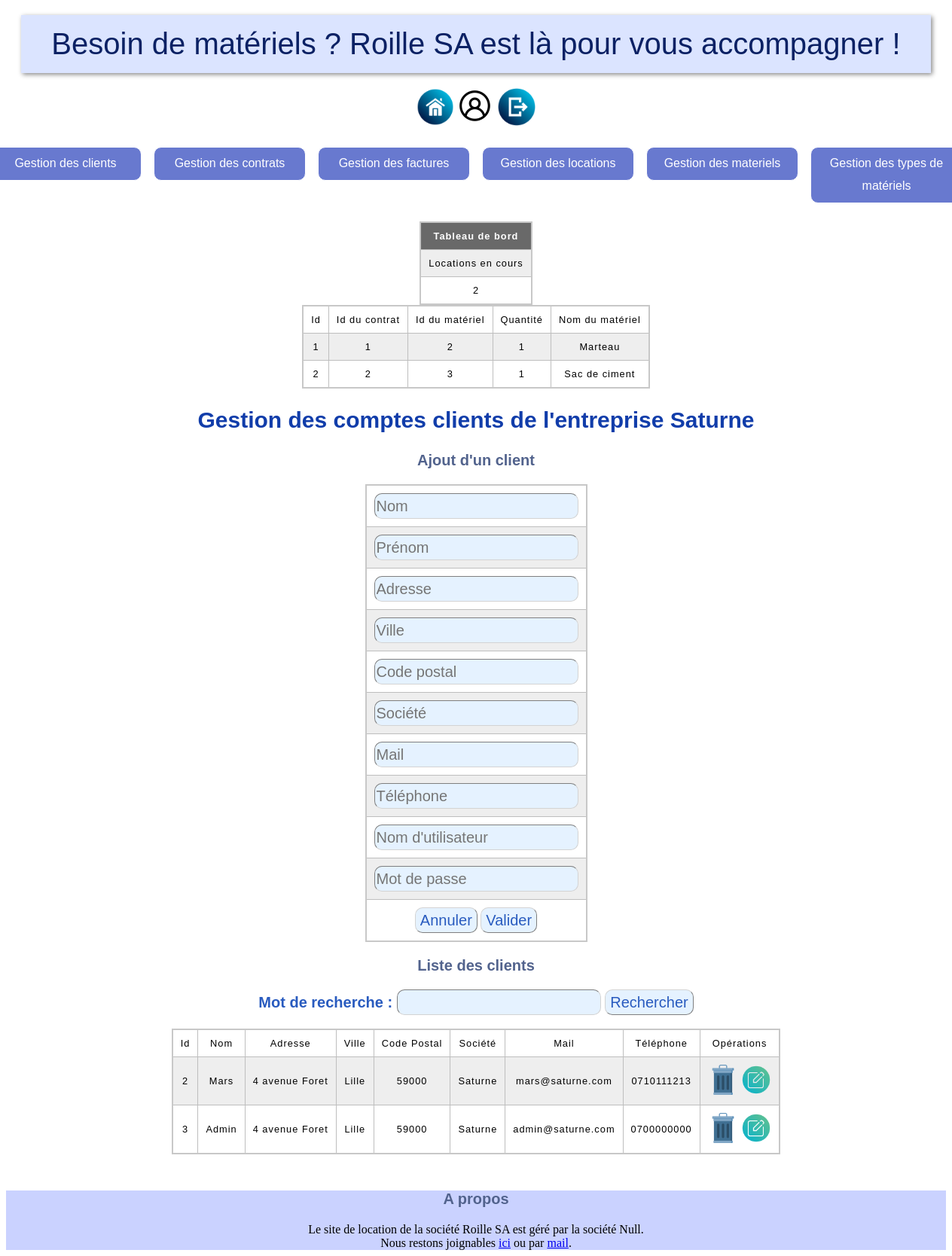
The page /index.php?page=admin&tab=clients (signed in) on the database its author committed.
### tables this page shows
create table client(
	idC int(4) not null auto_increment,
	nom varchar(25),
	prenom varchar(50),
	adresse varchar(30),
	ville varchar(20),
	cp varchar(5),
	societe varchar(30),
	mail varchar(40),
	tel varchar(10),
	username varchar(100),
    mdp varchar(255),
    role enum("superadmin","admin","user") default "user",
	primary key (idC)
);

### controleur/config_bdd.php (called while the page is built)
<?php
    $serveur = "localhost";
    $bdd = "roille_sa";
    $user = "root";
    $mdp = "";
?>

### modele/modele.class.php (called while the page is built, shortened)
<?php
class Controleur
{
    private $unPdo, $uneTable;
    public function __construct($serveur, $bdd, $user, $mdp){
        $this->unPdo= null;
        try {
            $this->unPdo = new PDO("mysql:host=".$serveur.";dbname=".$bdd, $user, $mdp);
        } catch (PDOException $exp) {
            echo "Erreur de connexion : " . $exp ->getMessage();
        }
    }
    public function selectAll()
    {
        $requete = "select * from " . $this->uneTable . ";";
        $select = $this->unPdo->prepare($requete);
        $select->execute();
        return $select->fetchAll();
    }
    public function setTable($uneTable)
    {
        $this->uneTable = $uneTable;
    }
    public function selectSearch($like, $mot)
    {
        $champs = array();
        $donnees = array(":mot"=>"%".$mot."%");
        foreach ($like as $cle) {
            $champs[] = $cle." like :mot ";
        }
        $chaineWhere = implode(" or ", $champs);
        $requete = "select * from   " . $this->uneTable . " where " .$chaineWhere;
        $select = $this->unPdo->prepare($requete);
        $select->execute($donnees);
        return $select->fetchAll();
    }
    public function count()
    {
        $requete = "select count(*) as nb from ".$this->uneTable.";";
        $count = $this->unPdo->prepare($requete);
        $count->execute();
        return $count->fetch();
    }
}
?>

### vue/vue_les_clients.php (the view)
<h3>Liste des clients</h3>
<form method="post" action="">
    Mot de recherche : <input type="text" name="mot">
    <input type="submit" name="Rechercher" value="Rechercher">
</form>
<br>
<table border="1">
    <tr>
        <td> Id</td>
        <td> Nom </td>
        <td> Adresse </td>
        <td> Ville </td>
        <td> Code Postal </td>
        <td> Société </td>
        <td> Mail </td>
        <td> Téléphone </td>
        <?php
            if (isset($_SESSION['username']) && $_SESSION['role']!="user") {
                echo "<td> Opérations </td>";
            }
        ?>
    </tr>
    <?php
        foreach ($lesClients as $unClient) {
            echo "<tr>";
            echo "  <td>" . $unClient['idC'] . "</td>
                    <td>" . $unClient['nom'] . "</td>
                    <td>" . $unClient['adresse'] . "</td>
                    <td>" . $unClient['ville'] . "</td>
                    <td>" . $unClient['cp'] . "</td>
                    <td>" . $unClient['societe'] . "</td>
                    <td>" . $unClient['mail'] . "</td>
                    <td>" . $unClient['tel'] . "</td>
                ";
            if (isset($_SESSION['username']) && $_SESSION['role']!="user") {
                echo "
                <td>
                    <a href='index.php?page=admin&tab=clients&action=sup&idC=".$unClient['idC']."'><img src = 'images/icons/sup.png' height='40' width='40'></a>
                    <a href='index.php?page=admin&tab=clients&action=edit&idC=".$unClient['idC']."'><img src = 'images/icons/edit.png' height='40' width='40'></a>
                </td>
                ";
            }
            echo "</tr>";
        }
    ?>
</table>
<br>

### index.php (shortened to what this page needs)
<?php
    require_once("controleur/config_bdd.php");
    $unControleur = new Controleur($serveur, $bdd, $user, $mdp);
?>
<!DOCTYPE html>
<html>
    <head>
        <link rel="stylesheet" type="text/css" href="style/style.css">
    </head>
    <body>
        <h1>Besoin de matériels ? Roille SA est là pour vous accompagner !</h1>
        <center>
            <div class="main">
                <?php
                    if (isset($_SESSION['username'])) {
                        echo '
                            <div>
                                <a href="index.php?page=home"><img src="images/icons/home.png" height="50" width="50"></a>
                                <a href="index.php?page=admin"><img src="images/icons/admin.png" height="50" width="50"></a>
                                <a href="index.php?page=exit"><img src="images/icons/deconnexion.png" height="50" width="50"></a><br/>
                            </div>
                        ';
                    }
                    if(isset($_GET['page'])) $page = $_GET['page'];
                    else $page = "home";
                    switch ($page) {
                        case "admin":
                            require_once ("vue/administration.php");
                            if (isset($_GET['tab'])){
                                switch ($_GET['tab']) {
                                    case "clients":
                                        require_once ("gestion_clients.php");
                                        break;
                                }
                            }
                            break;
                    }
                ?>
            </div>
            <footer>
                <div>
                    <h3>A propos</h3>
                    Le site de location de la société Roille SA est géré par la société Null. <br/>
                    Nous restons joignables <a href="index.php?page=contact">ici</a> ou par <a href="mailto:null@news.nll">mail</a>.
                </div>
            </footer>
        </center>
    </body>
</html>

### vue/administration.php
<div>
    <ul class="menu">
        <?php if ($_SESSION['role']!="user") echo '<li> <a href="index.php?page=admin&tab=clients">Gestion des clients</a> </li>'?>
        <li>
            <a href="index.php?page=admin&tab=contrats">Gestion des contrats</a>
        </li>
        <li>
            <a href="index.php?page=admin&tab=factures">Gestion des factures</a>
        </li>
            <li>
            <a href="index.php?page=admin&tab=locations">Gestion des locations</a>
        </li>
        <li>
            <a href="index.php?page=admin&tab=materiels">Gestion des materiels</a>
        </li>
        <li>
            <a href="index.php?page=admin&tab=typeMats">Gestion des types de matériels</a>
        </li>
    </ul>
</div>
<?php
    require_once("vue/tableaudebord.php");
?>

### vue/tableaudebord.php
<?php
    $unControleur->setTable("client");
    $nbClient = $unControleur->count();
    $unControleur->setTable("contrat");
    $nbContrat = $unControleur->count();
    $unControleur->setTable("facture");
    $nbFacture = $unControleur->count();
    $unControleur->setTable("location");
    $nbLocation = $unControleur->count();
    $unControleur->setTable("materiel");
    $nbMateriel = $unControleur->count();
    $unControleur->setTable("typeMat");
    $nbTypeMat = $unControleur->count();
    ?>
<table border="1">
    <tr>
        <th colspan="6" scope="col">Tableau de bord</td>
    </tr>
    <?php if (isset($_SESSION['username']) && $_SESSION['role']=="superadmin") {
        echo '
                <tr>
                    <td>Nombre de Clients</td>
                    <td>Nombre de Contrats</td>
                    <td>Nombre de Factures</td>
                    <td>Nombre de Locations</td>
                    <td>Nombre de Matériels</td>
                    <td>Types de Matériaux</td>
                </tr>
                <tr>
                    <td>'.$nbClient['nb'].'</td>
                    <td>'.$nbContrat['nb'].'</td>
                    <td>'.$nbFacture['nb'].'</td>
                    <td>'.$nbLocation['nb'].'</td>
                    <td>'.$nbMateriel['nb'].'</td>
                    <td>'.$nbTypeMat['nb'].'</td>
                </tr>
            </table>
        ';
    } else {
        echo '
                <tr>
                    <td>Locations en cours</td>
                </tr>
                <tr>
                    <td>'.$nbContrat['nb'].'</td>
                </tr>
            </table>
            <table border="1">
                <tr>
                    <td> Id </td>
                    <td> Id du contrat </td>
                    <td> Id du matériel </td>
                    <td> Quantité </td>
                    <td> Nom du matériel </td>
                </tr>
        ';
        $unControleur->setTable("location_materiel");
        $lesLocations = $unControleur->selectAll();
        foreach ($lesLocations as $uneLocation) {
            echo "
                <tr>
                    <td>" . $uneLocation['idL'] . "</td>
                    <td>" . $uneLocation['idCo'] . "</td>
                    <td>" . $uneLocation['idM'] . "</td>
                    <td>" . $uneLocation['qtM'] . "</td>
                    <td>" . $uneLocation['nomM'] . "</td>
                </tr>
            ";
        }
        echo "</table>";
    }
    ?>

### gestion_clients.php (shortened to what this page needs)
<h2> Gestion des comptes clients <?php echo $_SESSION['role'] == "superadmin" ? "" : "de l'entreprise ".$_SESSION['societe']?></h2>
<?php
    $unControleur->setTable("client");
    $lesClients = $unControleur->selectAll();
    if (isset($_SESSION['username']) && $_SESSION['role']!="user") {
        $leClient = null;
        require_once("vue/vue_insert_client.php");
    }
    if (isset($_POST['Rechercher'])) {
        $mot = $_POST['mot'];
        $like = array("idC", "nom", "adresse", "ville", "cp", "societe", "mail", "tel");
        $lesClients = $unControleur->selectSearch($like, $mot);
    } elseif ($_SESSION['societe']=='Null') {
        $lesClients = $unControleur->selectAll();
    } else {
        $mot = $_SESSION['societe'];
        $like = array("societe");
        $lesClients = $unControleur->selectSearch($like, $mot);
    }
    require_once("vue/vue_les_clients.php");
?>

### vue/vue_insert_client.php (shortened to what this page needs)
<?php if (isset($_POST['SInscrire'])) echo "<h3> Création d'un compte utilisateur </h3>";
    else if($leClient!=null) echo " <h3> Modification d'un client </h3> ";
    else echo " <h3> Ajout d'un client </h3> ";?>
<form action="" method="post">
    <table>
        <tr>
            <td><input type="text" name="nom" placeholder="Nom"
            value="<?php if($leClient!=null) echo $leClient['nom']; ?>"></td>
        </tr>
        <tr>
            <td><input type="text" name="prenom" placeholder="Prénom"
            value="<?php if($leClient!=null) echo $leClient['prenom']; ?>"></td>
        </tr>
        <tr>
            <td><input type="text" name="adresse" placeholder="Adresse"
            value="<?php if($leClient!=null) echo $leClient['adresse']; ?>"></td>
        </tr>
        <tr>
            <td><input type="text" name="ville" placeholder="Ville"
            value="<?php if($leClient!=null) echo $leClient['ville']; ?>"></td>
        </tr>
        <tr>
            <td><input type="text" name="cp" placeholder="Code postal"
            value="<?php if($leClient!=null) echo $leClient['cp']; ?>"></td>
        </tr>
        <tr>
            <td><input type="text" name="societe" placeholder="Société"
            value="<?php if($leClient!=null) echo $leClient['societe']; ?>"></td>
        </tr>
        <tr>
            <td><input type="text" name="mail" placeholder="Mail"
            value="<?php if($leClient!=null) echo $leClient['mail']; ?>"></td>
        </tr>
        <tr>
            <td><input type="text" name="tel" placeholder="Téléphone"
            value="<?php if($leClient!=null) echo $leClient['tel']; ?>"></td>
        </tr>
        <tr>
            <td><input type="text" name="username" placeholder="Nom d'utilisateur"
            value="<?php if($leClient!=null) echo $leClient['username']; ?>"></td>
        </tr>
        <tr>
            <td><input type="password" name="mdp" placeholder="Mot de passe"
            value="<?php if($leClient!=null) echo $leClient['mdp']; ?>"></td>
        </tr>
        <tr>
            <td>
                <input type="reset" name="Annuler" value="Annuler">
                <input type="submit"
                    <?php
                        if ($leClient!=null) echo " name ='Modifier' value='Modifier'";
                        else echo " name='Valider' value='Valider'";
                    ?>
                >
            </td>
        </tr>
    </table>
</form>

### style/style.css (style rules this page uses)
h1 { font-size: 40px; font-family:Arial, sans-serif; color: #0B2164; background-color: #DBE4FF; padding:16px; font-weight:lighter; -moz-box-shadow: 2px 2px 6px #888; -webkit-box-shadow: 2px 2px 6px #888; box-shadow:2px 2px 6px #888; text-align:center; display:block; margin:20px; animation: myAnim 3s ease 0s 1 normal forwards; }
h2 { color: #113DAA; font-family:Arial, sans-serif; font-size: 30px; font-weight: bold; animation: myAnim 1s ease 0s 1 normal forwards; }
h3 { color: #52638d; font-family:Arial, sans-serif; font-size: 20px; font-weight: bold; animation: myAnim 1s ease 0s 1 normal forwards; }
div { animation: myAnim 1s ease 0s 1 normal forwards; }
input, select { background-color: #E5F2FF; color: #295bbf; font-family:Arial, sans-serif; border-radius: 10px; border-width: 1px; line-height: 30px; font-size: 20px; border-color: lightgray; }
form { color: #295bbf; font-family:Arial, sans-serif; font-size: 20px; font-weight: bold; animation: myAnim 1s ease 0s 1 normal forwards; }
td, th { border: 1px solid rgb(190, 190, 190); padding: 10px; }
td { text-align: center; font-family:Arial, sans-serif; }
tr:nth-child(even) { background-color: #eee; font-family:Arial, sans-serif; }
th[scope="col"] { background-color: #696969; color: #fff; }
table { border-collapse: collapse; border: 2px solid rgb(200, 200, 200); letter-spacing: 1px; font-family:Arial,sans-serif; font-size: .8rem; animation: myAnim 1s ease 0s 1 normal forwards; }
.main { padding-bottom:10px; }
footer { background:rgb(202, 210, 255); position:static; bottom: 0; width:100%; height:100%; }
.menu { font-family:Arial,sans-serif; line-height: 30px; display: flex; padding:0; background-color: white; }
.menu li { list-style-type: none ; }
.menu a { line-height: 30px; outline-width: 160px; display:block; min-width: 140px; }
.menu { display: flex; padding:0; background-color: white; justify-content: center }
.menu a { display:block; min-width: 200px; margin: 0.5rem; padding: 0.4rem 0; text-align: center; background-color: #6879CF; color: white; text-decoration: none; border: 1px solid #fff; border-radius: 10px; transition: all 1s ; font-family:Arial,sans-serif; }

### rows shown on the page
client: idC "2", nom "Mars", adresse "4 avenue Foret", ville "Lille", cp "59000", societe "Saturne", mail "mars@saturne.com", tel "0710111213"
client: idC "3", nom "Admin", adresse "4 avenue Foret", ville "Lille", cp "59000", societe "Saturne", mail "admin@saturne.com", tel "0700000000"

### other values the page prints
$nbContrat['nb'] "2"
$uneLocation['idL'] "1"
$uneLocation['idCo'] "1"
$uneLocation['idM'] "2"
$uneLocation['qtM'] "1"
$uneLocation['nomM'] "Marteau"
$uneLocation['idL'] "2"
$uneLocation['idCo'] "2"
$uneLocation['idM'] "3"
$uneLocation['nomM'] "Sac de ciment"
$_SESSION['societe'] "Saturne"
